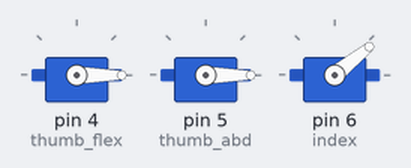
A sketch run on a simulated Arduino Uno, built with avr-gcc and run on an emulated ATmega328P. On the bench: 3 × servo.

Above: at 0.7 s.
At 1.3 s:
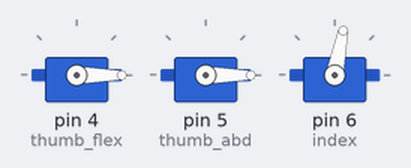
At 1.7 s:
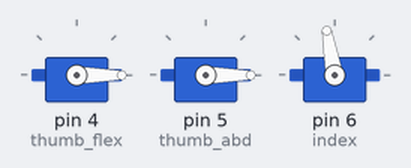
At 4.0 s:
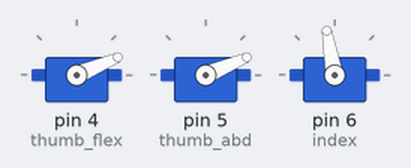
At 5.2 s:
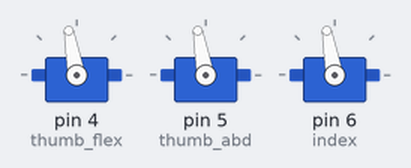
At 11.7 s:
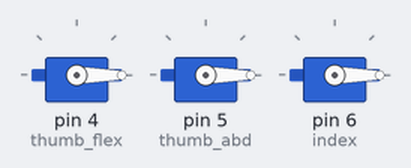
Timing chart, 0 to 13.2 s (numbered marks = the images above):
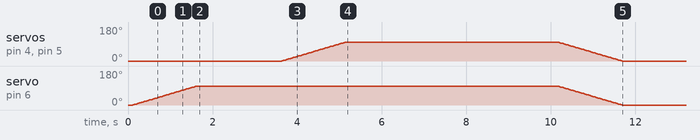

The sketch:

grasp_code.ino
```cpp
#include <Servo.h>
Servo index;
Servo thumb_abd;
Servo thumb_flex;

int pos = 0;

void setup() {
  thumb_flex.write(0);
  thumb_flex.attach(4);
  thumb_abd.write(0);
  thumb_abd.attach(5);
  index.write(0);
  index.attach(6);
  delay(100);

  LP();
  delay(5000);
  LP_open();

  // TVG();
  // delay(5000);
  // TVG_open();
}

void loop() {
}

void TVG() {
  // Abduct thumb
  for (pos = 0; pos <= 120; pos += 1) {
     thumb_abd.write(pos);
     delay(15);
  }

  delay(2000);

  // Flex index/middle
  for (pos = 0; pos <= 100; pos += 1) {
     index.write(pos);
     delay(15);
   }
}

void LP(){
  // Flex index/middle
  for (pos = 0; pos <= 100; pos += 1) {
     index.write(pos);
     delay(15);
   }

  delay(2000);

  // Abduct and flex thumb
  for (pos = 0; pos <= 100; pos += 1) {
    thumb_flex.write(pos);
    thumb_abd.write(pos);
    delay(15);
  }
}

void TVG_open() {
  // Return index/middle to 0
  for (pos = 100; pos >= 0; pos -= 1) {
    index.write(pos);
    delay(15);
  }

  // Return thumb to 0
  for (pos = 120; pos >= 0; pos -= 1) {
    thumb_abd.write(pos);
    delay(15);
  }
}

void LP_open() {
  // Return all to 0
  for (pos = 100; pos >= 0; pos -= 1) {
    thumb_abd.write(pos);
    thumb_flex.write(pos);
    index.write(pos);
    delay(15);
  }
}
```

Measured:
- by itself, servo on pin 4 (thumb_flex), servo on pin 5 (thumb_abd): rises from 0° to 100° in 1.5 s, then falls to 0° in 6.5 s
- by itself, servo on pin 6 (index): rises from 0° to 100° in 1.5 s, then falls to 0° in 10.1 s
